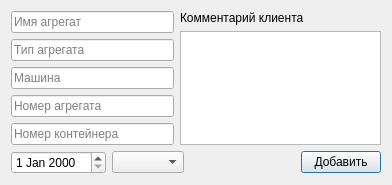
<?xml version="1.0" encoding="UTF-8"?>
<ui version="4.0">
 <class>NewServiceDialog</class>
 <widget class="QDialog" name="NewServiceDialog">
  <property name="geometry">
   <rect>
    <x>0</x>
    <y>0</y>
    <width>392</width>
    <height>174</height>
   </rect>
  </property>
  <property name="windowTitle">
   <string>Новый заказ</string>
  </property>
  <layout class="QGridLayout" name="gridLayout">
   <item row="0" column="0">
    <layout class="QVBoxLayout" name="verticalLayout_2">
     <item>
      <widget class="QLineEdit" name="name">
       <property name="placeholderText">
        <string>Имя агрегат</string>
       </property>
      </widget>
     </item>
     <item>
      <widget class="QLineEdit" name="type">
       <property name="placeholderText">
        <string>Тип агрегата</string>
       </property>
      </widget>
     </item>
     <item>
      <widget class="QLineEdit" name="car">
       <property name="placeholderText">
        <string>Машина</string>
       </property>
      </widget>
     </item>
     <item>
      <widget class="QLineEdit" name="number">
       <property name="placeholderText">
        <string>Номер агрегата</string>
       </property>
      </widget>
     </item>
     <item>
      <widget class="QLineEdit" name="box">
       <property name="placeholderText">
        <string>Номер контейнера</string>
       </property>
      </widget>
     </item>
    </layout>
   </item>
   <item row="0" column="1">
    <layout class="QVBoxLayout" name="verticalLayout">
     <item>
      <widget class="QLabel" name="label">
       <property name="text">
        <string>Комментарий клиента</string>
       </property>
      </widget>
     </item>
     <item>
      <widget class="QPlainTextEdit" name="comments">
       <property name="documentTitle">
        <string/>
       </property>
       <property name="plainText">
        <string/>
       </property>
      </widget>
     </item>
    </layout>
   </item>
   <item row="1" column="0" colspan="2">
    <layout class="QHBoxLayout" name="horizontalLayout">
     <item>
      <widget class="QDateEdit" name="date"/>
     </item>
     <item>
      <widget class="QComboBox" name="masters"/>
     </item>
     <item>
      <spacer name="horizontalSpacer">
       <property name="orientation">
        <enum>Qt::Horizontal</enum>
       </property>
       <property name="sizeHint" stdset="0">
        <size>
         <width>290</width>
         <height>20</height>
        </size>
       </property>
      </spacer>
     </item>
     <item>
      <widget class="QPushButton" name="pushButton">
       <property name="text">
        <string>Добавить</string>
       </property>
      </widget>
     </item>
    </layout>
   </item>
  </layout>
 </widget>
 <resources/>
 <connections>
  <connection>
   <sender>pushButton</sender>
   <signal>pressed()</signal>
   <receiver>NewServiceDialog</receiver>
   <slot>accept()</slot>
   <hints>
    <hint type="sourcelabel">
     <x>335</x>
     <y>277</y>
    </hint>
    <hint type="destinationlabel">
     <x>246</x>
     <y>291</y>
    </hint>
   </hints>
  </connection>
 </connections>
</ui>
